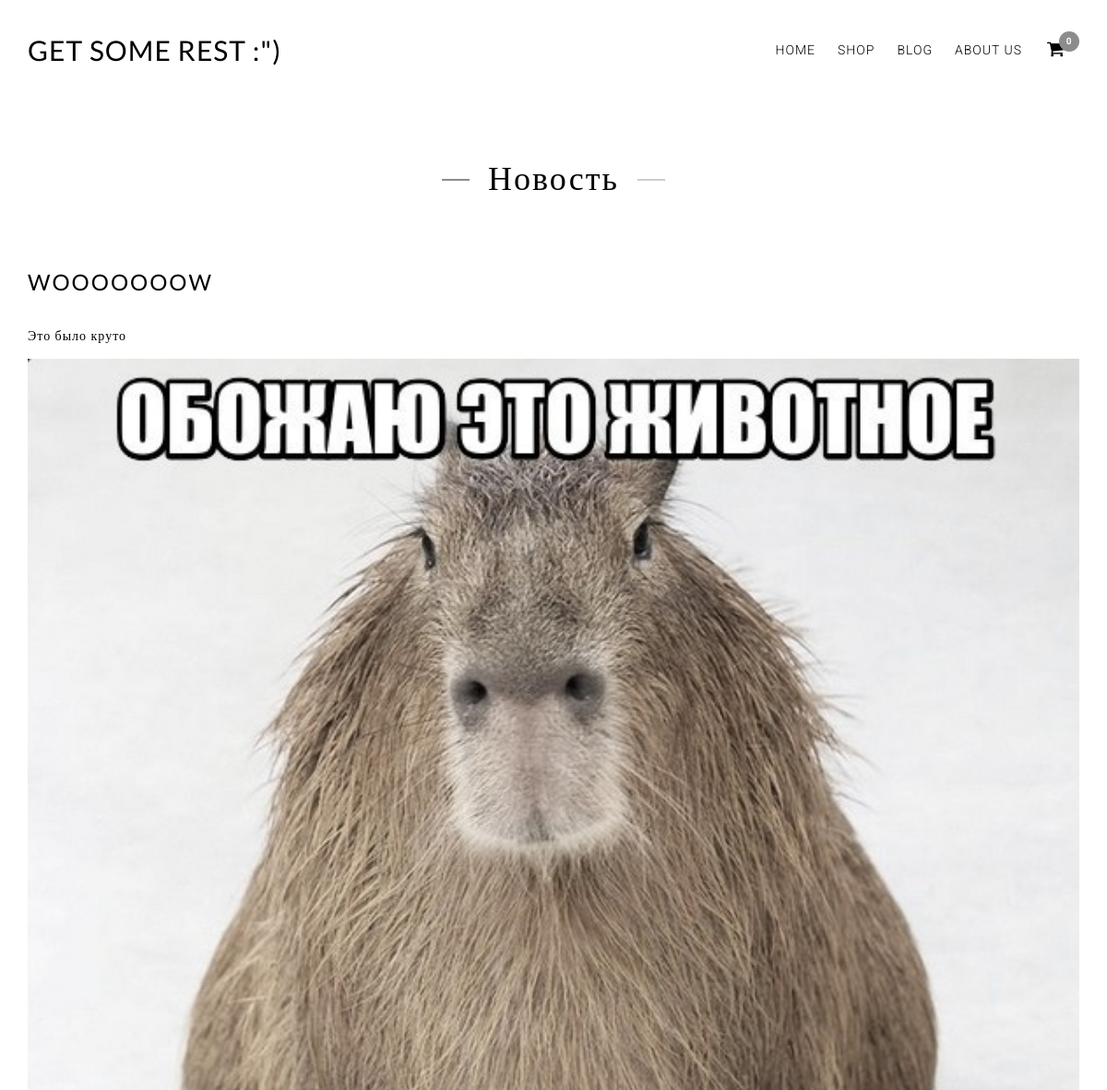
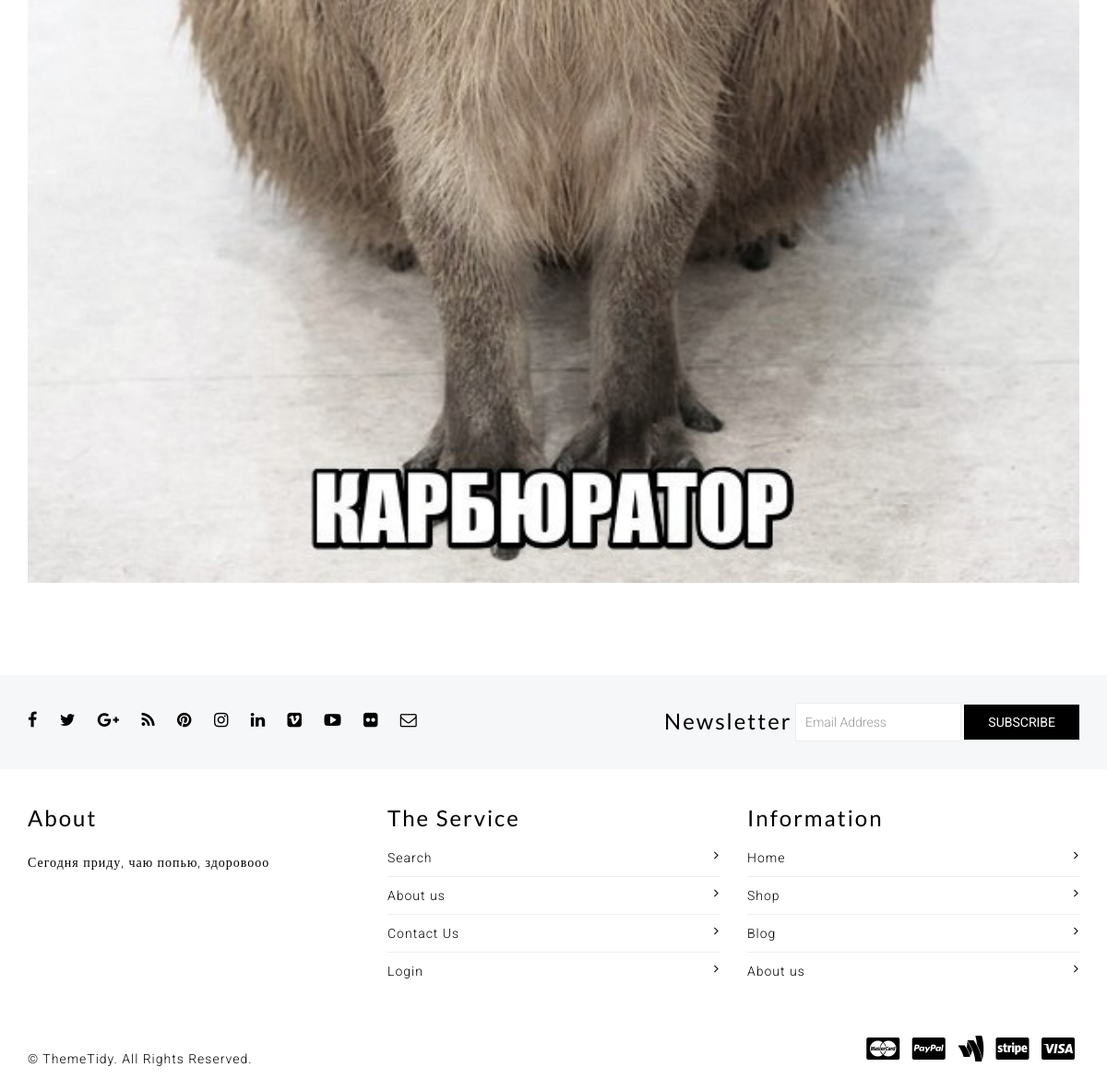
The app's page /single-blog.html?slug=woooow with its own data (2 pictures, top to bottom).
### shop/models.py (models this page shows, shortened)
class News(models.Model):
    name = models.CharField(
        max_length=32,
        verbose_name='Заголовок',
        unique=True,
        blank=False,
        null=False
    )
    description = models.CharField(
        max_length=256,
        verbose_name='Текст',
        unique=True,
        blank=False,
        null=False
    )
    slug = models.SlugField(
        verbose_name='URL',
        unique= True,
        blank=False,
        null=False
    )
    image = models.ImageField(
        verbose_name='картинка',
        upload_to='loading/',
        null=True,
        blank=True
    )
    class Meta:
        verbose_name = 'Новость'
        verbose_name_plural = 'Новости'

### shop/views.py (the view)
# urls.py: path('single-blog.html', single_blog, name='single_blog'),
def single_blog(request):
    slug = request.GET.get('slug')
    news = get_object_or_404(News, slug=slug)
    return render(request, 'single-blog.html', {'news': news})

### shop/templates/single-blog.html (shortened to what this page needs)
{% load static %}
<!DOCTYPE html>
 <html class="no-js">
<head>
    <link href="{% static 'assets/bootstrap.min.css' %}" rel="stylesheet" type="text/css" media="all" />
    <link href="{% static 'assets/paira.css' %}" rel="stylesheet" type="text/css" media="all" />
    <link href="{% static 'assets/paira-typography.css' %}" rel="stylesheet" type="text/css" media="all" />
    <link href="{% static 'assets/paira-responsive.css' %}" rel="stylesheet" type="text/css" media="all" />
    <link href="{% static 'assets/font-awesome.min.css' %}" rel="stylesheet" type="text/css" media="all" />
</head>
<body>
<div class="paira-container">
    <header>
        <section class="header-top">
            <div class="container">
                <div class="row">
                    <div class="col-md-12 col-sm-12 col-xs-12">
                        <nav class="navbar navbar-default paira-mega-menu mega-menu">
                            <div class="logo-text pull-left text-uppercase">
                                <h2 class="margin-bottom-20"><a href="index.html">Get some rest :")</a></h2>
                            </div>
                            <ul class="list-inline pull-right margin-clear add-cart">
                                <li class="dropdown cart-menu-body paira-cart-menu-body">
                                    <a href="cart.html"><i class="fa fa-shopping-cart"></i> <span class="badge paira-cart-item-count">0</span></a>
                                </li>
                            </ul>
                            <div id="navbar-collapse" class="navbar-collapse collapse pull-right">
                                <ul class="nav navbar-nav">
                                    <li class="">
                                        <a href="index.html">Home</a>
                                    </li>
                                    <li class="">
                                        <a href="collection.html">Shop</a>
                                    </li>
                                    <li class="">
                                        <a href="blog.html">Blog</a>
                                    </li>
                                    <li class="">
                                        <a href="about-us.html">About us</a>
                                    </li>
                                </ul>
                            </div>
                        </nav>
                    </div>
                </div>
            </div>
        </section>
    </header>
    <main class="blog-single-page">
        <section class="blog-single-content paira-gap-2">
            <div class="container">
                <div class="row">
                    <div class="col-md-12 col-sm-12 col-xs-12 paira-gap-1">
                        <h1 class="page-header text-center margin-bottom-0">Новость</h1>
                        <article class="margin-top-40">
                            <div class="row">
                                <div class="col-md-12 col-sm-12 col-xs-12 text-capitalize">
                                    <h3 class="margin-bottom-30">{{ news.name }}</h3>
                                </div>
                            </div>
                            <div class="blog-article">
                                <p>{{ news.description }}</p>
                               <img src="{{ news.image.url }}" alt="" class="paira-product-image img-responsive margin-bottom-30" />
                            </div>
                        </article>
                    </div>
                </div>
            </div>
        </section>
    </main>
    <footer>
        <section class="footer-top">
            <div class="container">
                <div class="row">
                    <div class="col-md-6 col-sm-12 col-xs-12">
                        <ul class="list-inline margin-top-30 margin-bottom-30">
                            <li class="margin-top-10" data-toggle="tooltip" data-placement="top" title="Facebook">
                                <a href="https://www.facebook.com/themetidy" target="_blank">
                                    <i class="fa fa-facebook"></i>
                                </a>
                            </li>
                            <li class="margin-top-10" data-toggle="tooltip" data-placement="top" title="Twitter">
                                <a href="https://twitter.com/themetidy" target="_blank">
                                    <i class="fa fa-twitter"></i>
                                </a>
                            </li>
                            <li class="margin-top-10" data-toggle="tooltip" data-placement="top" title="Google Plus">
                                <a href="http://www.themetidy.com/" target="_blank">
                                    <i class="fa fa-google-plus"></i>
                                </a>
                            </li>
                            <li class="margin-top-10" data-toggle="tooltip" data-placement="top" title="Rss">
                                <a href="http://www.themetidy.com/" target="_blank">
                                    <i class="fa fa-rss"></i>
                                </a>
                            </li>
                            <li class="margin-top-10" data-toggle="tooltip" data-placement="top" title="Pinterest">
                                <a href="https://www.pinterest.com/themetidy" target="_blank">
                                    <i class="fa fa-pinterest"></i>
                                </a>
                            </li>
                            <li class="margin-top-10" data-toggle="tooltip" data-placement="top" title="Instagram">
                                <a href="https://instagram.com/themetidy" target="_blank">
                                    <i class="fa fa-instagram"></i>
                                </a>
                            </li>
                            <li class="margin-top-10" data-toggle="tooltip" data-placement="top" title="LinkedIn">
                                <a href="https://www.linkedin.com/company/themetidy" target="_blank">
                                    <i class="fa fa-linkedin"></i>
                                </a>
                            </li>
                            <li class="margin-top-10" data-toggle="tooltip" data-placement="top" title="Vimeo">
                                <a href="http://www.themetidy.com/" target="_blank">
                                    <i class="fa fa-vimeo-square"></i>
                                </a>
                            </li>
                            <li class="margin-top-10" data-toggle="tooltip" data-placement="top" title="Youtube">
                                <a href="https://www.youtube.com/user/themetidy" target="_blank">
                                    <i class="fa fa-youtube-play"></i>
                                </a>
                            </li>
                            <li class="margin-top-10" data-toggle="tooltip" data-placement="top" title="Flickr">
                                <a href="https://www.flickr.com/photos/themetidy" target="_blank">
                                    <i class="fa fa-flickr"></i>
                                </a>
                            </li>
                            <li class="margin-top-10" data-toggle="tooltip" data-placement="top" title="Contact Us">
                                <a href="mailto:support@themetidy.com" target="_blank"><i class="fa fa-envelope-o"></i></a>
                            </li>
                        </ul>
                    </div>
                    <div class="col-md-6 col-sm-12 col-xs-12 newsletter">
                        <form class="form-inline pull-right margin-top-30 margin-bottom-30" action="http://eepurl.com/b-0yt9" method="post" target="_blank" novalidate="" name="mc-embedded-subscribe-form" id="mc-embedded-subscribe-form">
                            <div class="form-group">
                                <label for="newsletter-email"><h3 class="margin-clear padding-clear pull-left">Newsletter</h3></label>
                                <input type="email" class="form-control" name="newsletter-email" id="newsletter-email" placeholder="Email Address" required>
                            </div>
                            <button type="submit" class="btn btn-default">Subscribe</button>
                        </form>
                    </div>
                </div>
            </div>
        </section>
        <section class="footer-middle paira-gap-4">
            <div class="container">
                <div class="row">
                    <div class="col-md-4 col-sm-12 col-xs-12">
                        <h3 class="paira-gap-3 margin-clear margin-bottom-20">About</h3>
                        <p>Сегодня приду, чаю попью, здоровооо</p>
                    </div>
                    <div class="col-md-4 col-sm-12 col-xs-12">
                        <h3 class="paira-gap-3 margin-clear margin-bottom-20">The Service</h3>
                        <ul class="list-unstyled footer-list-style">
                            <li><a href="search.html">Search <i class="fa fa-angle-right"></i></a></li>
                            <li><a href="about-us.html">About us <i class="fa fa-angle-right"></i></a></li>
                            <li><a href="contact-us.html">Contact Us <i class="fa fa-angle-right"></i></a></li>
                            <li><a href="login.html">Login <i class="fa fa-angle-right"></i></a></li>
                        </ul>
                    </div>
                    <div class="col-md-4 col-sm-12 col-xs-12">
                        <h3 class="paira-gap-3 margin-clear margin-bottom-20">Information</h3>
                        <ul class="list-unstyled footer-list-style">
                            <li><a href="index.html">Home <i class="fa fa-angle-right"></i></a></li>
                            <li><a href="collection.html">Shop <i class="fa fa-angle-right"></i></a></li>
                            <li><a href="blog.html">Blog <i class="fa fa-angle-right"></i></a></li>
                            <li><a href="about-us.html">About us <i class="fa fa-angle-right"></i></a></li>
                        </ul>
                    </div>
                </div>
            </div>
        </section>
        <section class="footer-bottom">
            <div class="container">
                <div class="row">
                    <div class="col-md-12 col-sm-12 col-xs-12">
                        <p class="pull-left margin-top-30 margin-bottom-20">&copy; <a href="http://www.themetidy.com/" target="_blank">ThemeTidy</a>. All Rights Reserved.</p>
                        <ul class="pull-right list-inline margin-top-20 margin-bottom-20">
                            <li><i class="fa fa-cc-mastercard fa-2x" aria-hidden="true"></i></li>
                            <li><i class="fa fa-cc-paypal fa-2x" aria-hidden="true"></i></li>
                            <li><i class="fa fa-google-wallet fa-2x" aria-hidden="true"></i></li>
                            <li><i class="fa fa-cc-stripe fa-2x" aria-hidden="true"></i></li>
                            <li><i class="fa fa-cc-visa fa-2x" aria-hidden="true"></i></li>
                        </ul>
                    </div>
                </div>
            </div>
        </section>
    </footer>
</div>
</body>
</html>

### static/assets/paira.css (style rules this page uses)
body { -webkit-font-smoothing:subpixel-antialiased!important;-moz-font-smoothing:subpixel-antialiased!important;-ms-font-smoothing:subpixel-antialiased!important;-o-font-smoothing:subpixel-antialiased!important;text-rendering:optimizeLegibility!important;-ms-text-size-adjust:100%;-webkit-text-size-adjust:100%;-webkit-overflow-scrolling:touch;-moz-overflow-scrolling:touch;-ms-overflow-scrolling:touch;-o-overflow-scrolling:touch;overflow-scrolling:touch;font-weight:300 }
label,.btn { font-weight:400 }
h1,h2,h3,h4,h5,h6,.option-switch-dropdown label { font-weight:400;letter-spacing:2px }
a,button,.btn,.product img,.collection-item img,.mega-menu .angle-down { -webkit-transition:all .25s ease-in-out;-moz-transition:all .25s ease-in-out;-ms-transition:all .25s ease-in-out;-o-transition:all .25s ease-in-out;transition:all .25s ease-in-out }
a,p,.table>thead:first-child>tr:first-child>th { letter-spacing:1px }
a:focus,input,button,.btn.focus,.btn:focus,.btn:hover { outline:none;outline-offset:0 }
a:hover,a:focus,a { text-decoration:none }
.input-group .form-control,button,.form-control { box-shadow:none }
button { border:solid 1px }
.btn-group-lg>.btn,.btn-lg,.btn,.input-group-addon,.dropdown-menu,.alert,.modal-content,.form-control,.popover-title,.navbar-default .navbar-toggle { border-radius:0 }
.page-header,.btn { text-transform:uppercase }
.margin-clear,.page-header { margin:0!important }
.padding-clear,.page-header { padding:0!important }
.paira-gap-1 { padding-top:80px!important }
.paira-gap-2 { padding-bottom:80px!important }
.paira-gap-3 { padding-top:40px!important }
.paira-gap-4 { padding-bottom:40px!important }
.margin-top-10 { margin-top:10px!important }
.margin-top-20 { margin-top:20px!important }
.margin-bottom-20,.page-header,.blog-article img { margin-bottom:20px!important }
.margin-top-30 { margin-top:30px!important }
.margin-top-40 { margin-top:40px!important }
.margin-bottom-30,.option-switch-dropdown .selector-wrapper { margin-bottom:30px!important }
.margin-bottom-0 { margin-bottom:0!important }
.padding-bottom-20,.page-header { padding-bottom:20px!important }
p { line-height:30px }
.page-header:after { border:1px solid #ccc;content:'';display:inline-block;width:30px;margin-left:20px;position:relative;top:-10px }
.page-header { border:0;text-transform:capitalize }
.page-header:before { border:1px solid #8c8c8c;content:'';display:inline-block;width:30px;margin-right:20px;position:relative;top:-10px }
.badge { border-radius:50%;padding:0;height:22px;width:22px;line-height:22px;text-align:center;margin-top:-22px;margin-left:-11px;background:#8c8c8c;font-size:10px }
.logo-text { min-height:75px }
.header-top ul.pull-right li { padding:25px 0 0 15px }
.header-top .fa { font-size:20px }
.header-top { position:relative;z-index:1;padding-top:18px }
.mega-menu { background:none;border:none;margin:0;padding:0 }
.mega-menu .nav,.mega-menu .collapse,.mega-menu .dropup,.mega-menu .dropdown { position:static }
.mega-menu .navbar-collapse { padding-left:0;padding-right:0 }
.mega-menu .navbar-nav>li>a { text-transform:uppercase;padding:26px 12px }
.newsletter .btn { padding:8px 25px }
.footer-top { background:#f6f7f9 }
.footer-top li a .fa { font-size:18px;margin:0 10px 0 0 }
.footer-top label h3 { line-height:0 }
.footer-list-style li a { width:100%;padding:10px 0;float:left;border-bottom:1px #eee solid }
.footer-list-style li a .fa { float:right }
.footer-list-style li:first-child a { padding-top:0 }
.footer-list-style li:last-child a { padding-bottom:0;border-bottom:none }
.form-control,select,.option-switch .select_options.active,.select_options,.tab-content,.blog-post-tags li a,.collection-item { border-color:#EDEDED }
.form-control { height:inherit;padding:10px }
.blog-article img { width:100% }

### static/assets/paira-typography.css (style rules this page uses)
body { color: #000; background-color: #fff; font-family: Roboto; font-size: 14px; }
h1,h2,h3,h4,h5,h6 { color: #000; font-family: Lato; }
.mega-menu .navbar-nav>li>a,a,.footer-middle .instagram-link:hover,.pagination>li>a, .pagination>li>span,.filter-product legend,.input-group-addon,.select_options { color: #000; }
.btn-default, .btn-default.disabled { color: #fff; background-color: #000; border-color: #000; }
header { color: #000; }
footer { background: #fff; color: #000; }

### records on screen
News: name "WOOOOOOOW", description "Это было круто", image (picture)
